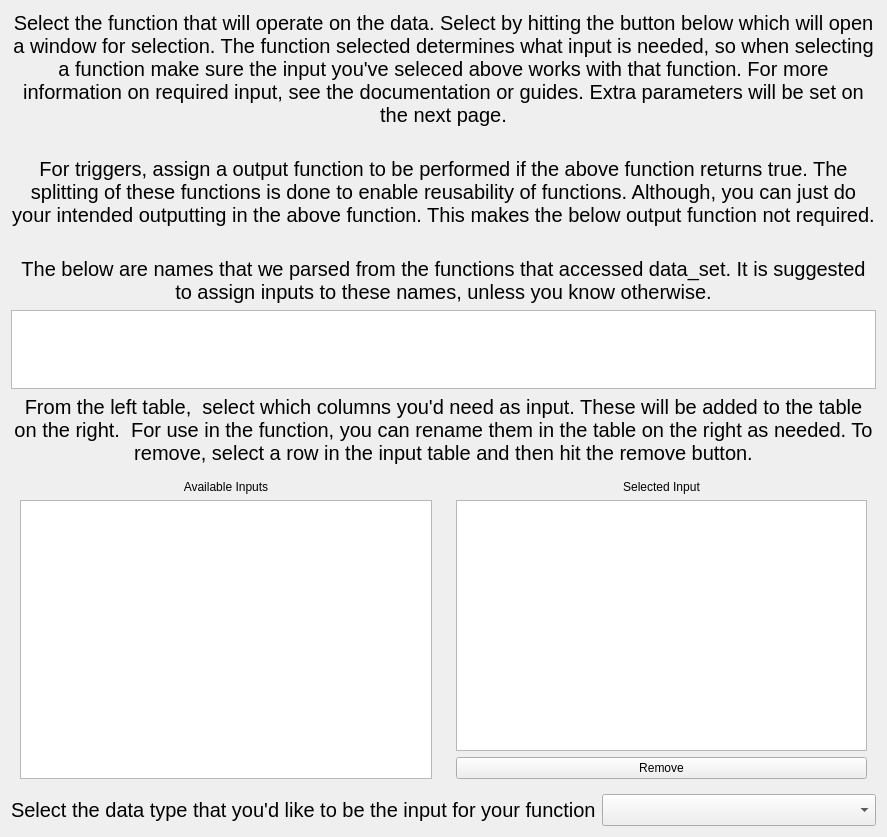
<?xml version="1.0" encoding="UTF-8"?>
<ui version="4.0">
 <class>CreateActionSettingsPage</class>
 <widget class="QWidget" name="CreateActionSettingsPage">
  <property name="geometry">
   <rect>
    <x>0</x>
    <y>0</y>
    <width>887</width>
    <height>837</height>
   </rect>
  </property>
  <property name="windowTitle">
   <string>CreateActionSettingsPage</string>
  </property>
  <layout class="QVBoxLayout" name="verticalLayout">
   <item>
    <widget class="QLabel" name="calc_func_label">
     <property name="font">
      <font>
       <pointsize>15</pointsize>
      </font>
     </property>
     <property name="text">
      <string>Select the function that will operate on the data. Select by hitting the button below which will open a window for selection. The function selected determines what input is needed, so when selecting a function make sure the input you've seleced above works with that function. For more information on required input, see the documentation or guides. Extra parameters will be set on the next page.</string>
     </property>
     <property name="alignment">
      <set>Qt::AlignCenter</set>
     </property>
     <property name="wordWrap">
      <bool>true</bool>
     </property>
    </widget>
   </item>
   <item>
    <widget class="QWidget" name="calcFuncWidget" native="true">
     <layout class="QHBoxLayout" name="horizontalLayout_2"/>
    </widget>
   </item>
   <item>
    <widget class="QWidget" name="triggerWidget" native="true">
     <layout class="QVBoxLayout" name="verticalLayout_4">
      <property name="leftMargin">
       <number>0</number>
      </property>
      <property name="topMargin">
       <number>0</number>
      </property>
      <property name="rightMargin">
       <number>0</number>
      </property>
      <property name="bottomMargin">
       <number>0</number>
      </property>
      <item>
       <widget class="QLabel" name="label_6">
        <property name="font">
         <font>
          <pointsize>15</pointsize>
         </font>
        </property>
        <property name="text">
         <string>For triggers, assign a output function to be performed if the above function returns true. The splitting of these functions is done to enable reusability of functions. Although, you can just do your intended outputting in the above function. This makes the below output function not required.</string>
        </property>
        <property name="alignment">
         <set>Qt::AlignCenter</set>
        </property>
        <property name="wordWrap">
         <bool>true</bool>
        </property>
       </widget>
      </item>
      <item>
       <widget class="QWidget" name="outputFuncWidget" native="true">
        <layout class="QHBoxLayout" name="horizontalLayout_3"/>
       </widget>
      </item>
     </layout>
    </widget>
   </item>
   <item>
    <widget class="QLabel" name="label">
     <property name="font">
      <font>
       <pointsize>15</pointsize>
      </font>
     </property>
     <property name="text">
      <string>The below are names that we parsed from the functions that accessed data_set. It is suggested to assign inputs to these names, unless you know otherwise.</string>
     </property>
     <property name="alignment">
      <set>Qt::AlignCenter</set>
     </property>
     <property name="wordWrap">
      <bool>true</bool>
     </property>
    </widget>
   </item>
   <item>
    <widget class="QListWidget" name="suggested_data_set">
     <property name="sizePolicy">
      <sizepolicy hsizetype="Expanding" vsizetype="Expanding">
       <horstretch>0</horstretch>
       <verstretch>1</verstretch>
      </sizepolicy>
     </property>
     <property name="editTriggers">
      <set>QAbstractItemView::NoEditTriggers</set>
     </property>
     <property name="selectionMode">
      <enum>QAbstractItemView::NoSelection</enum>
     </property>
     <property name="flow">
      <enum>QListView::LeftToRight</enum>
     </property>
    </widget>
   </item>
   <item>
    <widget class="QLabel" name="data_set_label">
     <property name="font">
      <font>
       <pointsize>15</pointsize>
      </font>
     </property>
     <property name="text">
      <string>From the left table,  select which columns you'd need as input. These will be added to the table on the right.  For use in the function, you can rename them in the table on the right as needed. To remove, select a row in the input table and then hit the remove button.</string>
     </property>
     <property name="alignment">
      <set>Qt::AlignCenter</set>
     </property>
     <property name="wordWrap">
      <bool>true</bool>
     </property>
    </widget>
   </item>
   <item>
    <widget class="QWidget" name="widget" native="true">
     <property name="sizePolicy">
      <sizepolicy hsizetype="Preferred" vsizetype="Preferred">
       <horstretch>0</horstretch>
       <verstretch>4</verstretch>
      </sizepolicy>
     </property>
     <layout class="QHBoxLayout" name="horizontalLayout">
      <property name="leftMargin">
       <number>0</number>
      </property>
      <property name="topMargin">
       <number>0</number>
      </property>
      <property name="rightMargin">
       <number>0</number>
      </property>
      <property name="bottomMargin">
       <number>0</number>
      </property>
      <item>
       <widget class="QWidget" name="widget_2" native="true">
        <layout class="QVBoxLayout" name="verticalLayout_3">
         <item>
          <widget class="QLabel" name="label_2">
           <property name="text">
            <string>Available Inputs</string>
           </property>
           <property name="alignment">
            <set>Qt::AlignCenter</set>
           </property>
          </widget>
         </item>
         <item>
          <widget class="QTableView" name="availableInputTable">
           <property name="font">
            <font>
             <pointsize>18</pointsize>
            </font>
           </property>
           <property name="editTriggers">
            <set>QAbstractItemView::NoEditTriggers</set>
           </property>
           <property name="selectionMode">
            <enum>QAbstractItemView::NoSelection</enum>
           </property>
          </widget>
         </item>
        </layout>
       </widget>
      </item>
      <item>
       <widget class="QWidget" name="widget_3" native="true">
        <layout class="QVBoxLayout" name="verticalLayout_2">
         <item>
          <widget class="QLabel" name="label_3">
           <property name="text">
            <string>Selected Input</string>
           </property>
           <property name="alignment">
            <set>Qt::AlignCenter</set>
           </property>
          </widget>
         </item>
         <item>
          <widget class="QTableView" name="selectedInputTable">
           <property name="font">
            <font>
             <pointsize>18</pointsize>
            </font>
           </property>
           <property name="selectionMode">
            <enum>QAbstractItemView::SingleSelection</enum>
           </property>
          </widget>
         </item>
         <item>
          <widget class="QWidget" name="widget_4" native="true">
           <layout class="QHBoxLayout" name="horizontalLayout_4">
            <property name="spacing">
             <number>0</number>
            </property>
            <property name="leftMargin">
             <number>0</number>
            </property>
            <property name="topMargin">
             <number>0</number>
            </property>
            <property name="rightMargin">
             <number>0</number>
            </property>
            <property name="bottomMargin">
             <number>0</number>
            </property>
            <item>
             <widget class="QPushButton" name="removeButton">
              <property name="text">
               <string>Remove</string>
              </property>
             </widget>
            </item>
           </layout>
          </widget>
         </item>
        </layout>
       </widget>
      </item>
     </layout>
    </widget>
   </item>
   <item>
    <widget class="QWidget" name="data_type_box" native="true">
     <layout class="QHBoxLayout" name="horizontalLayout_5">
      <property name="leftMargin">
       <number>0</number>
      </property>
      <property name="topMargin">
       <number>0</number>
      </property>
      <property name="rightMargin">
       <number>0</number>
      </property>
      <property name="bottomMargin">
       <number>0</number>
      </property>
      <item>
       <widget class="QLabel" name="label_5">
        <property name="font">
         <font>
          <pointsize>15</pointsize>
         </font>
        </property>
        <property name="text">
         <string>Select the data type that you'd like to be the input for your function</string>
        </property>
       </widget>
      </item>
      <item>
       <widget class="QComboBox" name="dataTypeCombo">
        <property name="font">
         <font>
          <pointsize>15</pointsize>
         </font>
        </property>
       </widget>
      </item>
     </layout>
    </widget>
   </item>
  </layout>
 </widget>
 <resources/>
 <connections/>
</ui>
